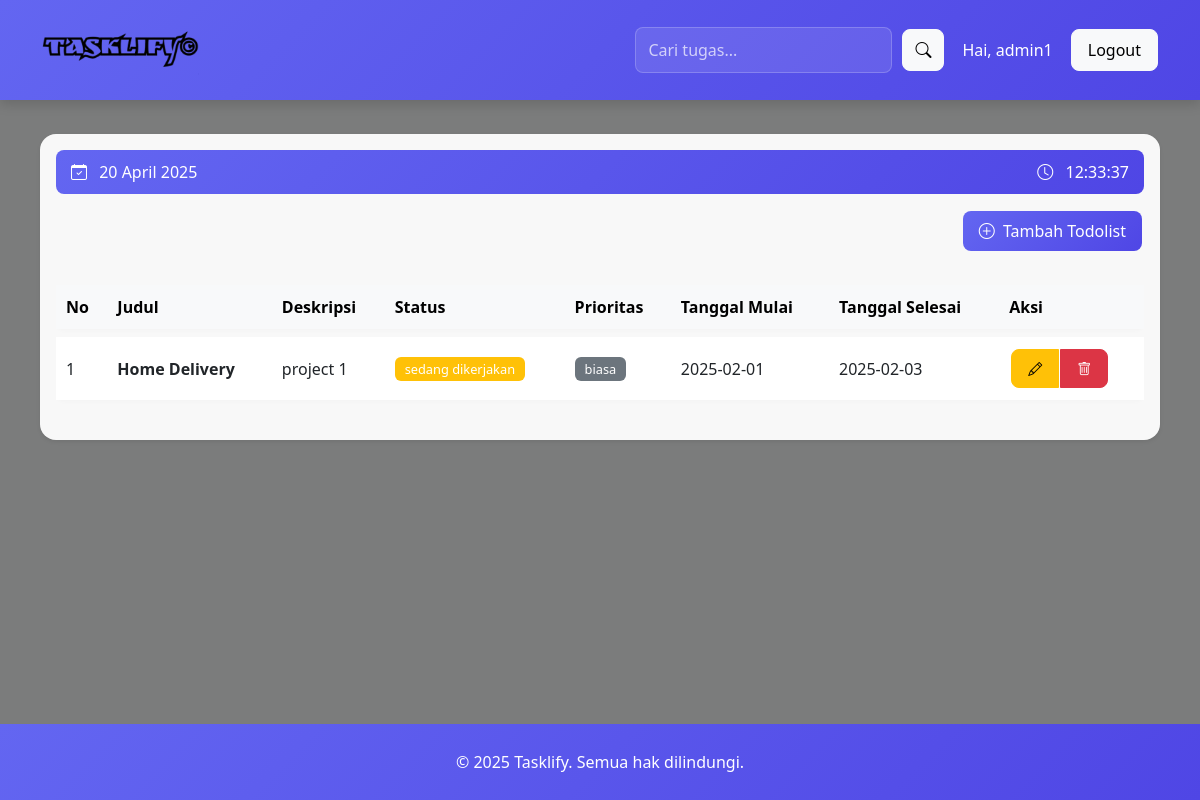
The app's page /dashboard.php (signed in) with its own data.
### tables this page shows
CREATE TABLE `todolist` (
  `id` int(11) NOT NULL,
  `user_id` int(11) DEFAULT NULL,
  `judul` varchar(255) DEFAULT NULL,
  `deskripsi` text DEFAULT NULL,
  `status` varchar(50) DEFAULT NULL,
  `tanggal_mulai` date DEFAULT NULL,
  `tanggal_selesai` date DEFAULT NULL,
  `prioritas_id` int(11) DEFAULT 2
);

CREATE TABLE `prioritas` (
  `id` int(11) NOT NULL,
  `nama` varchar(50) NOT NULL
);

### dashboard.php (the view, shortened to what this page needs)
<?php
require_once 'config/database.php';
$user_id = $_SESSION['user_id'];
$current_date = date('Y-m-d');
$update_query = "UPDATE todolist SET status='terlambat mengerjakan'
                 WHERE user_id=$user_id
                 AND tanggal_selesai < '$current_date'
                 AND status != 'selesai'";
mysqli_query($conn, $update_query);
?>
<!DOCTYPE html>
<html>
<head>
    <link href="https://cdn.jsdelivr.net/npm/bootstrap@5.3.0/dist/css/bootstrap.min.css" rel="stylesheet">
    <link rel="stylesheet" href="https://cdn.jsdelivr.net/npm/bootstrap-icons@1.10.0/font/bootstrap-icons.css">
</head>
<body class="bg-light">
    <nav class="navbar navbar-expand-lg navbar-dark mb-4">
        <div class="container">
            <a class="navbar-brand d-flex align-items-center" href="#">
                <img src="img/logo.png" alt="Logo" height="50">
            </a>
            <div class="collapse navbar-collapse" id="navbarContent">
                <div class="ms-auto d-flex align-items-center gap-2">
                    <form method="GET" class="d-flex me-2">
                        <input type="text" name="search" class="form-control search-input me-2" placeholder="Cari tugas..." value="<?php echo isset($_GET['search']) ? $_GET['search'] : ''; ?>">
                        <button type="submit" class="btn btn-light search-btn">
                            <i class="bi bi-search"></i>
                        </button>
                    </form>
                    <div class="d-flex align-items-center">
                        <span class="text-white me-3">Hai, <?php echo $_SESSION['username']; ?></span>
                        <a href="logout.php" class="btn btn-light">Logout</a>
                    </div>
                </div>
            </div>
        </div>
    </nav>
    <div class="main-content">
        <div class="container">
            <div class="card shadow-sm">
                <div class="card-body">
                    <div class="current-date">
                        <div>
                            <i class="bi bi-calendar-check"></i>
                            <span id="current-date"><?php echo date('d F Y'); ?></span>
                        </div>
                        <div>
                            <i class="bi bi-clock"></i>
                            <span id="current-time"><?php echo date('H:i:s'); ?></span>
                        </div>
                    </div>
                    <div class="row mb-4">
                        <div class="col-12 text-center text-md-end">
                            <a href="tambah.php" class="btn btn-primary">
                                <i class="bi bi-plus-circle me-1"></i> Tambah Todolist
                            </a>
                        </div>
                    </div>
                    <div class="table-responsive desktop-table">
                        <table class="table table-hover">
                            <thead class="table-light">
                                <tr>
                                    <th>No</th>
                                    <th>Judul</th>
                                    <th>Deskripsi</th>
                                    <th>Status</th>
                                    <th>Prioritas</th>
                                    <th>Tanggal Mulai</th>
                                    <th>Tanggal Selesai</th>
                                    <th>Aksi</th>
                                </tr>
                            </thead>
                            <tbody>
                                <?php
                                $user_id = $_SESSION['user_id'];
                                $search = isset($_GET['search']) ? $_GET['search'] : '';
                                if (!empty($search)) {
                                    $stmt = $conn->prepare("SELECT t.*, p.nama as prioritas_nama
                                                          FROM todolist t
                                                          LEFT JOIN prioritas p ON t.prioritas_id = p.id
                                                          WHERE t.user_id=? AND t.judul LIKE ?
                                                          ORDER BY t.prioritas_id ASC, t.id DESC");
                                    $searchParam = "%$search%";
                                    $stmt->bind_param("is", $user_id, $searchParam);
                                    $stmt->execute();
                                    $query = $stmt->get_result();
                                } else {
                                    $stmt = $conn->prepare("SELECT t.*, p.nama as prioritas_nama
                                                          FROM todolist t
                                                          LEFT JOIN prioritas p ON t.prioritas_id = p.id
                                                          WHERE t.user_id=?
                                                          ORDER BY t.prioritas_id ASC, t.id DESC");
                                    $stmt->bind_param("i", $user_id);
                                    $stmt->execute();
                                    $query = $stmt->get_result();
                                }
                                $no = 1;
                                while ($data = mysqli_fetch_array($query)) {
                                ?>
                                <tr>
                                    <td><?php echo $no++; ?></td>
                                    <td class="fw-bold"><?php echo $data['judul']; ?></td>
                                    <td><?php echo $data['deskripsi']; ?></td>
                                    <td>
                                        <?php
                                            $badgeClass = '';
                                            switch($data['status']) {
                                                case 'sedang dikerjakan':
                                                    $badgeClass = 'bg-warning';
                                                    break;
                                            }
                                        ?>
                                        <span class="badge <?php echo $badgeClass; ?>"><?php echo $data['status']; ?></span>
                                    </td>
                                    <td>
                                        <?php
                                            $prioritasClass = $data['prioritas_id'] == 1 ? 'bg-danger' : 'bg-secondary';
                                        ?>
                                        <span class="badge <?php echo $prioritasClass; ?>">
                                            <?php echo $data['prioritas_nama']; ?>
                                        </span>
                                    </td>
                                    <td><?php echo $data['tanggal_mulai']; ?></td>
                                    <td><?php echo $data['tanggal_selesai']; ?></td>
                                    <td>
                                        <div class="btn-group">
                                            <a href="edit.php?id=<?php echo $data['id']; ?>" class="btn btn-warning btn-sm">
                                                <i class="bi bi-pencil"></i>
                                            </a>
                                            <a href="dashboard.php?hapus=<?php echo $data['id']; ?>" class="btn btn-danger btn-sm" onclick="return confirm('Yakin ingin menghapus?')">
                                                <i class="bi bi-trash"></i>
                                            </a>
                                        </div>
                                    </td>
                                </tr>
                                <?php } ?>
                            </tbody>
                        </table>
                    </div>
                </div>
            </div>
        </div>
    </div>
    <footer class="py-3">
        <div class="container">
            <div class="row">
                <div class="col-12 text-center">
                    <p class="mb-0 text-white">&copy; <?php echo date('Y'); ?> Tasklify. Semua hak dilindungi.</p>
                </div>
            </div>
        </div>
    </footer>
</body>
</html>

### dashboard.php (style rules this page uses)
html, body { height: 100%; margin: 0; }
body { background: url('img/background.jpg') no-repeat center center fixed; background-size: cover; font-family: 'Segoe UI', system-ui, -apple-system, sans-serif; display: flex; flex-direction: column; position: relative; }
body::before { content: ''; position: fixed; top: 0; left: 0; width: 100%; height: 100%; background: rgba(0, 0, 0, 0.5); z-index: 0; }
.main-content { flex: 1 0 auto; position: relative; z-index: 1; }
footer { flex-shrink: 0; position: relative; z-index: 1; width: 100%; background: linear-gradient(135deg, #6366f1 0%, #4f46e5 100%) !important; }
.navbar { background: linear-gradient(135deg, #6366f1 0%, #4f46e5 100%) !important; box-shadow: 0 4px 12px rgba(0,0,0,0.15); position: relative; z-index: 1; padding: 10px; }
.container { position: relative; z-index: 1; padding: 10px; }
.card { background: rgba(255, 255, 255, 0.95); border: none; border-radius: 16px; box-shadow: 0 8px 32px rgba(31, 38, 135, 0.15); backdrop-filter: blur(4px); margin-bottom: 20px; }
.table { border-collapse: separate; border-spacing: 0 8px; }
.table tr { background: white; box-shadow: 0 2px 4px rgba(0,0,0,0.02); border-radius: 8px; }
.table td, .table th { border: none; padding: 10px; vertical-align: middle; }
.btn { border-radius: 8px; padding: 8px 16px; font-weight: 500; margin: 2px; }
.btn-primary { background: linear-gradient(135deg, #6366f1 0%, #4f46e5 100%); border: none; }
.badge { padding: 6px 10px; border-radius: 6px; font-weight: 500; font-size: 0.8rem; }
.search-input { border-radius: 8px; padding: 8px 12px; border: 1px solid rgba(255,255,255,0.2); background: rgba(255,255,255,0.1); color: white; }
.search-input::placeholder { color: rgba(255,255,255,0.7); }
.search-btn { border-radius: 8px; padding: 8px 12px; }
.current-date { background: linear-gradient(135deg, #6366f1 0%, #4f46e5 100%); color: white; padding: 10px 15px; border-radius: 8px; margin-bottom: 15px; font-weight: 500; display: flex; align-items: center; justify-content: space-between; }
.current-date i { margin-right: 8px; }
@media (min-width: 769px) { .desktop-table { display: block; } }

### records on screen
todolist: judul "Home Delivery", deskripsi "project 1", status "sedang dikerjakan", prioritas.nama "biasa", tanggal_mulai "2025-02-01", tanggal_selesai "2025-02-03"

### other values on screen
$_SESSION['username'] "admin1"
